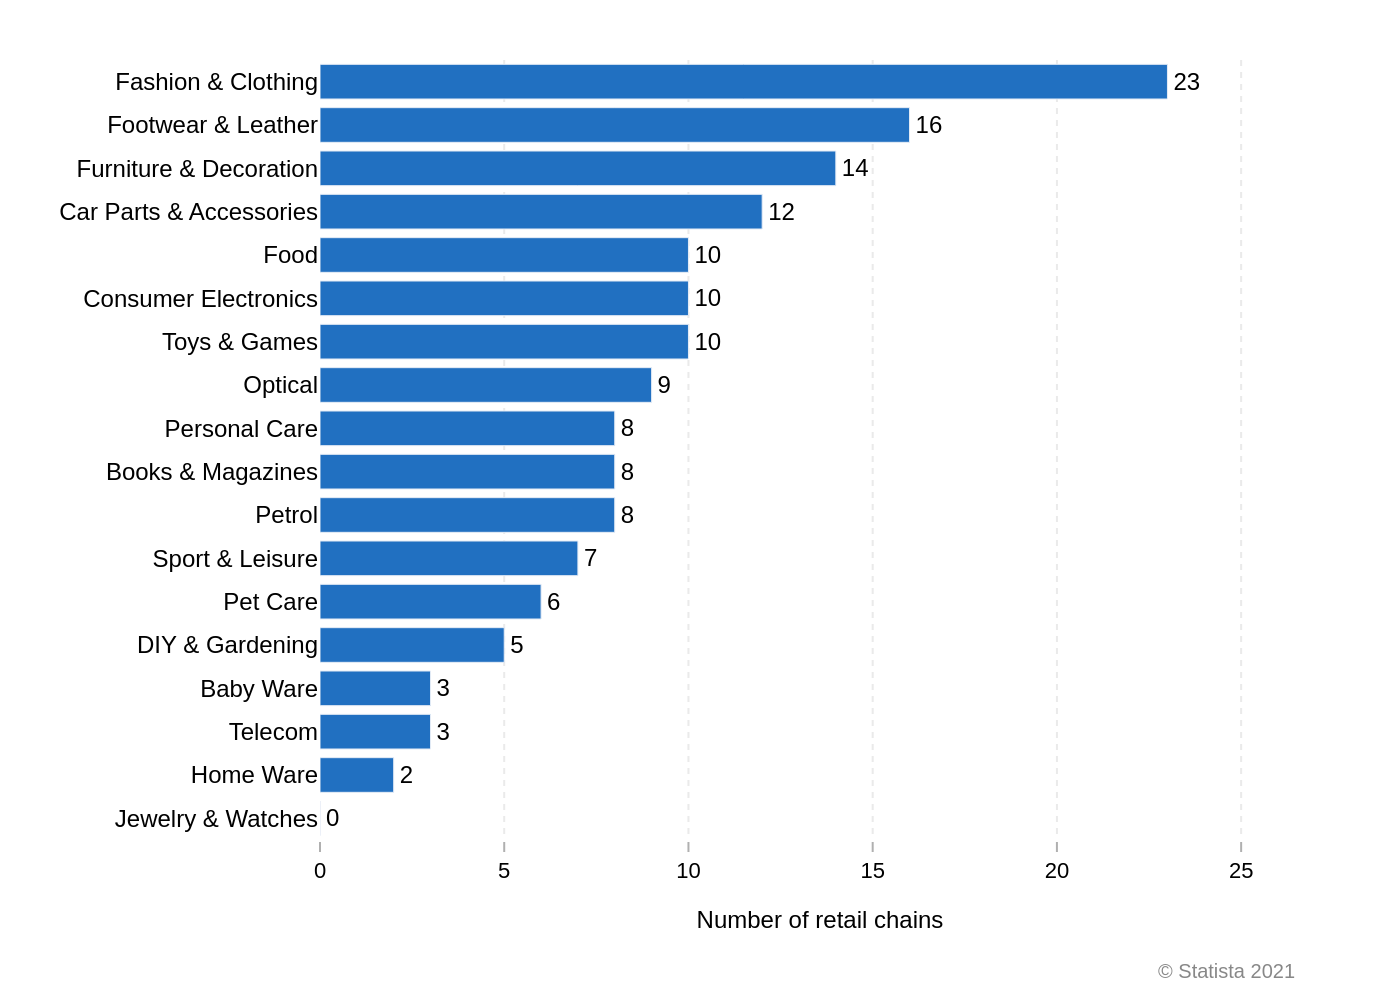

Generate this figure with Python:
import sys
import json
import os
import plotly.graph_objects as go

if len(sys.argv) != 2:
    print("Usage: python generate_chart.py <json_file_path>")
    sys.exit(1)

json_path = sys.argv[1]

try:
    with open(json_path, 'r', encoding='utf-8') as f:
        chart_info = json.load(f)
except FileNotFoundError:
    print(f"Error: JSON file not found at {json_path}")
    sys.exit(1)
except json.JSONDecodeError:
    print(f"Error: Could not decode JSON from {json_path}")
    sys.exit(1)

chart_data = chart_info['chart_data']
texts = chart_info['texts']
colors = chart_info['colors']

categories = [item['category'] for item in chart_data]
values = [item['value'] for item in chart_data]

# Reverse data for Plotly's bottom-to-top plotting order
categories.reverse()
values.reverse()

fig = go.Figure()

fig.add_trace(go.Bar(
    y=categories,
    x=values,
    orientation='h',
    marker=dict(color=colors[0]),
    text=values,
    textposition='outside',
    texttemplate='%{text}',
    cliponaxis=False,
    hoverinfo='none'
))

fig.update_layout(
    xaxis_title=texts['x_axis_title'],
    yaxis_title=texts['y_axis_title'],
    font=dict(family="Arial", size=12, color="black"),
    plot_bgcolor='white',
    paper_bgcolor='white',
    showlegend=False,
    margin=dict(l=160, r=40, t=30, b=80),
    xaxis=dict(
        showgrid=True,
        gridcolor='#EAEAEA',
        gridwidth=1,
        griddash='dot',
        zeroline=False,
        showline=False,
        ticks='outside',
        tickcolor='#B0B0B0',
        tickfont=dict(size=11),
        title_font=dict(size=12),
        range=[0, max(values) * 1.18]
    ),
    yaxis=dict(
        showgrid=False,
        zeroline=False,
        showline=False,
        ticks='',
        tickfont=dict(size=12)
    ),
    annotations=[
        dict(
            text=texts['source'],
            showarrow=False,
            xref="paper",
            yref="paper",
            x=0.98,
            y=-0.15,
            xanchor='right',
            yanchor='top',
            align='right',
            font=dict(size=10, color='#888888')
        )
    ]
)

fig.update_traces(textfont_size=12, textfont_color='black')

base_name = os.path.splitext(os.path.basename(json_path))[0]
output_filename = f"{base_name}.png"

fig.write_image(output_filename, scale=2)
print(f"Chart saved to {output_filename}")
